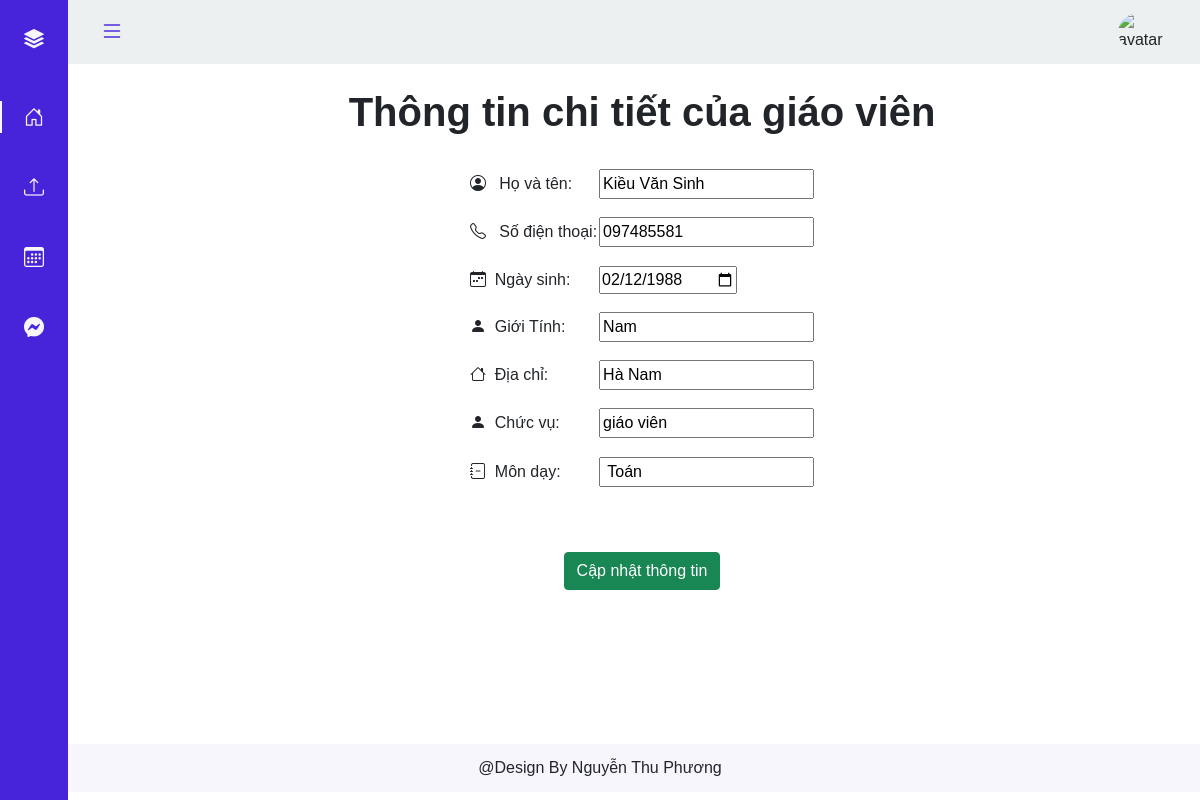
The app's page /gvbm/thongtin.php (signed in) with its own data.
### tables this page shows
CREATE TABLE `giao_vien` (
  `Magv` char(10) NOT NULL,
  `Hotengv` varchar(100) DEFAULT NULL,
  `Ngaysinh` date DEFAULT NULL,
  `Gioitinh` varchar(5) DEFAULT NULL,
  `Diachi` varchar(200) DEFAULT NULL,
  `Chucvu` varchar(20) DEFAULT NULL,
  `Sdt` varchar(13) DEFAULT NULL
);

CREATE TABLE `monhoc` (
  `Mamh` char(10) NOT NULL,
  `Tenmh` varchar(50) DEFAULT NULL
);

### gvbm/thongtin.php (the view, shortened to what this page needs)
<?php include '../partial-font/header_gvbm.php' ?>
<br>
<div class="text-center">
    <div class="container">
        <h1><b>Thông tin chi tiết của giáo viên</b></h1>
        <br><br>
    </div>
</div>
<?php
if (isset($_SESSION['id'])) {
    $id = $_SESSION['id'];
    $sql = "SELECT * from giao_vien, lichday, monhoc
        where giao_vien.Magv LIKE '%$id%' AND giao_vien.Magv = lichday.Magv and lichday.Mamh = monhoc.Mamh ";
    $res = mysqli_query($conn, $sql);
    $count = mysqli_num_rows($res);
    if ($count > 0) {
        $row = mysqli_fetch_assoc($res);
    }
} else echo 'Not found';
?>
<br>
<center>
    <form action="../gvbm/thongtin.php" method="POST">
        <table>
            <tr class="spaceUnder">
                <td><i class="bi bi-person-circle"></i>&nbsp;&nbsp; Họ và tên:</td>
                <td> <input type="text" name="tengv" value="<?php echo $row['Hotengv']; ?>"></td>
            </tr>
            <tr class="spaceUnder">
                <td><i class="bi bi-telephone"></i>&nbsp;&nbsp; Số điện thoại:</td>
                <td><input type="text" name="sdt" value="<?php echo $row['Sdt']; ?>"></td>
            </tr>
            <tr class="spaceUnder">
                <td><i class="bi bi-calendar-week"></i>&nbsp;&nbsp;Ngày sinh: </td>
                <td> <input type="date" name="ngaysinh" value="<?php echo $row['Ngaysinh']; ?>"></td>
            </tr>
            <tr class="spaceUnder">
                <td><i class="bi bi-person-fill"></i>&nbsp;&nbsp;Giới Tính:</td>
                <td><input type="text" name="diachi" value="<?php echo $row['Gioitinh']; ?>"></td>
            </tr>
            <tr class="spaceUnder">
                <td><i class="bi bi-house"></i>&nbsp;&nbsp;Địa chỉ:</td>
                <td><input type="text" name="diachi" value="<?php echo $row['Diachi']; ?>"></td>
            </tr>
            <tr class="spaceUnder">
                <td><i class="bi bi-person-fill"></i>&nbsp;&nbsp;Chức vụ:</td>
                <td><input type="text" name="diachi" value="<?php echo $row['Chucvu']; ?>"></td>
            </tr>
            <tr class="spaceUnder">
                <td> <i class="bi bi-journal-minus"></i>&nbsp;&nbsp;Môn dạy:</td>
                <td><input type="text" name="mon" value=" <?php echo $row['Tenmh']; ?>"></td>
            </tr>
        </table>
        <br> <br>
        <div>
            <a href="#" class="btn btn-success">Cập nhật thông tin</a>
        </div>
    </form>
</center>
<?php include '../partial-font/footer_gv.php' ?>

### assets/Css/style.css (style rules this page uses)
:root { --header-height: 3rem; --nav-width: 68px; --first-color: #4723D9; --first-color-light: #AFA5D9; --white-color: #F7F6FB; --body-font: 'Nunito', sans-serif; --normal-font-size: 1rem; --z-fixed: 100 }
body { position: relative; margin: var(--header-height) 0 0 0; padding: 0 1rem; font-family: var(--body-font); font-size: var(--normal-font-size); transition: .5s }
a { text-decoration: none }
@media screen and (min-width: 768px) { body { margin: calc(var(--header-height) + 1rem) 0 0 0; padding-left: calc(var(--nav-width) + 2rem) } }
.container { display: flex; flex-wrap: wrap; justify-content: center; }
tr.spaceUnder>td { padding-bottom: 5%; }

### records on screen
giao_vien: tengv "Kiều Văn Sinh", sdt "097485581", ngaysinh "02/12/1988", diachi "Nam", diachi "Hà Nam", diachi "giáo viên"
monhoc: mon "Toán"
